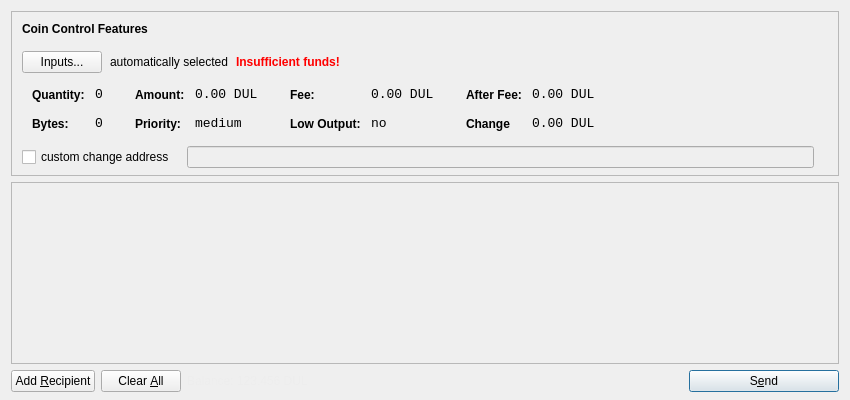
<?xml version="1.0" encoding="UTF-8"?>
<ui version="4.0">
 <class>SendCoinsDialog</class>
 <widget class="QDialog" name="SendCoinsDialog">
  <property name="geometry">
   <rect>
    <x>0</x>
    <y>0</y>
    <width>850</width>
    <height>400</height>
   </rect>
  </property>
  <property name="windowTitle">
   <string>Send Coins</string>
  </property>
  <layout class="QVBoxLayout" name="verticalLayout" stretch="0,1,0">
   <property name="bottomMargin">
    <number>8</number>
   </property>
   <item>
    <widget class="QFrame" name="frameCoinControl">
     <property name="sizePolicy">
      <sizepolicy hsizetype="Expanding" vsizetype="Expanding">
       <horstretch>0</horstretch>
       <verstretch>0</verstretch>
      </sizepolicy>
     </property>
     <property name="maximumSize">
      <size>
       <width>16777215</width>
       <height>16777215</height>
      </size>
     </property>
     <property name="frameShape">
      <enum>QFrame::StyledPanel</enum>
     </property>
     <property name="frameShadow">
      <enum>QFrame::Sunken</enum>
     </property>
     <layout class="QVBoxLayout" name="verticalLayoutCoinControl2">
      <property name="spacing">
       <number>6</number>
      </property>
      <property name="leftMargin">
       <number>0</number>
      </property>
      <property name="topMargin">
       <number>0</number>
      </property>
      <property name="rightMargin">
       <number>0</number>
      </property>
      <property name="bottomMargin">
       <number>6</number>
      </property>
      <item>
       <layout class="QVBoxLayout" name="verticalLayoutCoinControl" stretch="0,0,0,0,1">
        <property name="spacing">
         <number>0</number>
        </property>
        <property name="leftMargin">
         <number>10</number>
        </property>
        <property name="topMargin">
         <number>10</number>
        </property>
        <item>
         <layout class="QHBoxLayout" name="horizontalLayoutCoinControl1">
          <property name="bottomMargin">
           <number>15</number>
          </property>
          <item>
           <widget class="QLabel" name="labelCoinControlFeatures">
            <property name="sizePolicy">
             <sizepolicy hsizetype="Preferred" vsizetype="Maximum">
              <horstretch>0</horstretch>
              <verstretch>0</verstretch>
             </sizepolicy>
            </property>
            <property name="font">
             <font>
              <weight>75</weight>
              <bold>true</bold>
             </font>
            </property>
            <property name="styleSheet">
             <string notr="true">font-weight:bold;</string>
            </property>
            <property name="text">
             <string>Coin Control Features</string>
            </property>
           </widget>
          </item>
         </layout>
        </item>
        <item>
         <layout class="QHBoxLayout" name="horizontalLayoutCoinControl2" stretch="0,0,0,0">
          <property name="spacing">
           <number>8</number>
          </property>
          <property name="bottomMargin">
           <number>10</number>
          </property>
          <item>
           <widget class="QPushButton" name="pushButtonCoinControl">
            <property name="styleSheet">
             <string notr="true"/>
            </property>
            <property name="text">
             <string>Inputs...</string>
            </property>
           </widget>
          </item>
          <item>
           <widget class="QLabel" name="labelCoinControlAutomaticallySelected">
            <property name="text">
             <string>automatically selected</string>
            </property>
            <property name="margin">
             <number>5</number>
            </property>
           </widget>
          </item>
          <item>
           <widget class="QLabel" name="labelCoinControlInsuffFunds">
            <property name="font">
             <font>
              <weight>75</weight>
              <bold>true</bold>
             </font>
            </property>
            <property name="styleSheet">
             <string notr="true">color:red;font-weight:bold;</string>
            </property>
            <property name="text">
             <string>Insufficient funds!</string>
            </property>
            <property name="margin">
             <number>5</number>
            </property>
           </widget>
          </item>
          <item>
           <spacer name="horizontalSpacerCoinControl">
            <property name="orientation">
             <enum>Qt::Horizontal</enum>
            </property>
            <property name="sizeHint" stdset="0">
             <size>
              <width>40</width>
              <height>1</height>
             </size>
            </property>
           </spacer>
          </item>
         </layout>
        </item>
        <item>
         <widget class="QWidget" name="widgetCoinControl" native="true">
          <property name="sizePolicy">
           <sizepolicy hsizetype="Preferred" vsizetype="Preferred">
            <horstretch>0</horstretch>
            <verstretch>0</verstretch>
           </sizepolicy>
          </property>
          <property name="minimumSize">
           <size>
            <width>0</width>
            <height>0</height>
           </size>
          </property>
          <property name="styleSheet">
           <string notr="true"/>
          </property>
          <layout class="QHBoxLayout" name="horizontalLayoutCoinControl5">
           <property name="margin">
            <number>0</number>
           </property>
           <item>
            <layout class="QHBoxLayout" name="horizontalLayoutCoinControl3" stretch="0,0,0,1">
             <property name="spacing">
              <number>20</number>
             </property>
             <property name="topMargin">
              <number>0</number>
             </property>
             <property name="bottomMargin">
              <number>10</number>
             </property>
             <item>
              <layout class="QFormLayout" name="formLayoutCoinControl1">
               <property name="horizontalSpacing">
                <number>10</number>
               </property>
               <property name="verticalSpacing">
                <number>14</number>
               </property>
               <property name="leftMargin">
                <number>10</number>
               </property>
               <property name="topMargin">
                <number>4</number>
               </property>
               <property name="rightMargin">
                <number>6</number>
               </property>
               <item row="0" column="0">
                <widget class="QLabel" name="labelCoinControlQuantityText">
                 <property name="styleSheet">
                  <string notr="true">font-weight:bold;</string>
                 </property>
                 <property name="text">
                  <string>Quantity:</string>
                 </property>
                 <property name="margin">
                  <number>0</number>
                 </property>
                </widget>
               </item>
               <item row="0" column="1">
                <widget class="QLabel" name="labelCoinControlQuantity">
                 <property name="font">
                  <font>
                   <family>Monospace</family>
                   <pointsize>10</pointsize>
                  </font>
                 </property>
                 <property name="cursor">
                  <cursorShape>IBeamCursor</cursorShape>
                 </property>
                 <property name="contextMenuPolicy">
                  <enum>Qt::ActionsContextMenu</enum>
                 </property>
                 <property name="text">
                  <string>0</string>
                 </property>
                 <property name="margin">
                  <number>0</number>
                 </property>
                 <property name="textInteractionFlags">
                  <set>Qt::LinksAccessibleByMouse|Qt::TextSelectableByKeyboard|Qt::TextSelectableByMouse</set>
                 </property>
                </widget>
               </item>
               <item row="1" column="0">
                <widget class="QLabel" name="labelCoinControlBytesText">
                 <property name="styleSheet">
                  <string notr="true">font-weight:bold;</string>
                 </property>
                 <property name="text">
                  <string>Bytes:</string>
                 </property>
                </widget>
               </item>
               <item row="1" column="1">
                <widget class="QLabel" name="labelCoinControlBytes">
                 <property name="font">
                  <font>
                   <family>Monospace</family>
                   <pointsize>10</pointsize>
                  </font>
                 </property>
                 <property name="cursor">
                  <cursorShape>IBeamCursor</cursorShape>
                 </property>
                 <property name="contextMenuPolicy">
                  <enum>Qt::ActionsContextMenu</enum>
                 </property>
                 <property name="text">
                  <string>0</string>
                 </property>
                 <property name="textInteractionFlags">
                  <set>Qt::LinksAccessibleByMouse|Qt::TextSelectableByKeyboard|Qt::TextSelectableByMouse</set>
                 </property>
                </widget>
               </item>
              </layout>
             </item>
             <item>
              <layout class="QFormLayout" name="formLayoutCoinControl2">
               <property name="horizontalSpacing">
                <number>10</number>
               </property>
               <property name="verticalSpacing">
                <number>14</number>
               </property>
               <property name="leftMargin">
                <number>6</number>
               </property>
               <property name="topMargin">
                <number>4</number>
               </property>
               <property name="rightMargin">
                <number>6</number>
               </property>
               <item row="0" column="0">
                <widget class="QLabel" name="labelCoinControlAmountText">
                 <property name="styleSheet">
                  <string notr="true">font-weight:bold;</string>
                 </property>
                 <property name="text">
                  <string>Amount:</string>
                 </property>
                 <property name="margin">
                  <number>0</number>
                 </property>
                </widget>
               </item>
               <item row="0" column="1">
                <widget class="QLabel" name="labelCoinControlAmount">
                 <property name="font">
                  <font>
                   <family>Monospace</family>
                   <pointsize>10</pointsize>
                  </font>
                 </property>
                 <property name="cursor">
                  <cursorShape>IBeamCursor</cursorShape>
                 </property>
                 <property name="contextMenuPolicy">
                  <enum>Qt::ActionsContextMenu</enum>
                 </property>
                 <property name="text">
                  <string>0.00 DUL</string>
                 </property>
                 <property name="textInteractionFlags">
                  <set>Qt::LinksAccessibleByMouse|Qt::TextSelectableByKeyboard|Qt::TextSelectableByMouse</set>
                 </property>
                </widget>
               </item>
               <item row="1" column="0">
                <widget class="QLabel" name="labelCoinControlPriorityText">
                 <property name="styleSheet">
                  <string notr="true">font-weight:bold;</string>
                 </property>
                 <property name="text">
                  <string>Priority:</string>
                 </property>
                </widget>
               </item>
               <item row="1" column="1">
                <widget class="QLabel" name="labelCoinControlPriority">
                 <property name="font">
                  <font>
                   <family>Monospace</family>
                   <pointsize>10</pointsize>
                  </font>
                 </property>
                 <property name="cursor">
                  <cursorShape>IBeamCursor</cursorShape>
                 </property>
                 <property name="contextMenuPolicy">
                  <enum>Qt::ActionsContextMenu</enum>
                 </property>
                 <property name="text">
                  <string>medium</string>
                 </property>
                 <property name="textInteractionFlags">
                  <set>Qt::LinksAccessibleByMouse|Qt::TextSelectableByKeyboard|Qt::TextSelectableByMouse</set>
                 </property>
                </widget>
               </item>
              </layout>
             </item>
             <item>
              <layout class="QFormLayout" name="formLayoutCoinControl3">
               <property name="horizontalSpacing">
                <number>10</number>
               </property>
               <property name="verticalSpacing">
                <number>14</number>
               </property>
               <property name="leftMargin">
                <number>6</number>
               </property>
               <property name="topMargin">
                <number>4</number>
               </property>
               <property name="rightMargin">
                <number>6</number>
               </property>
               <item row="0" column="0">
                <widget class="QLabel" name="labelCoinControlFeeText">
                 <property name="styleSheet">
                  <string notr="true">font-weight:bold;</string>
                 </property>
                 <property name="text">
                  <string>Fee:</string>
                 </property>
                 <property name="margin">
                  <number>0</number>
                 </property>
                </widget>
               </item>
               <item row="0" column="1">
                <widget class="QLabel" name="labelCoinControlFee">
                 <property name="font">
                  <font>
                   <family>Monospace</family>
                   <pointsize>10</pointsize>
                  </font>
                 </property>
                 <property name="cursor">
                  <cursorShape>IBeamCursor</cursorShape>
                 </property>
                 <property name="contextMenuPolicy">
                  <enum>Qt::ActionsContextMenu</enum>
                 </property>
                 <property name="text">
                  <string>0.00 DUL</string>
                 </property>
                 <property name="textInteractionFlags">
                  <set>Qt::LinksAccessibleByMouse|Qt::TextSelectableByKeyboard|Qt::TextSelectableByMouse</set>
                 </property>
                </widget>
               </item>
               <item row="1" column="0">
                <widget class="QLabel" name="labelCoinControlLowOutputText">
                 <property name="styleSheet">
                  <string notr="true">font-weight:bold;</string>
                 </property>
                 <property name="text">
                  <string>Low Output:</string>
                 </property>
                </widget>
               </item>
               <item row="1" column="1">
                <widget class="QLabel" name="labelCoinControlLowOutput">
                 <property name="font">
                  <font>
                   <family>Monospace</family>
                   <pointsize>10</pointsize>
                  </font>
                 </property>
                 <property name="cursor">
                  <cursorShape>IBeamCursor</cursorShape>
                 </property>
                 <property name="contextMenuPolicy">
                  <enum>Qt::ActionsContextMenu</enum>
                 </property>
                 <property name="text">
                  <string>no</string>
                 </property>
                 <property name="textInteractionFlags">
                  <set>Qt::LinksAccessibleByMouse|Qt::TextSelectableByKeyboard|Qt::TextSelectableByMouse</set>
                 </property>
                </widget>
               </item>
              </layout>
             </item>
             <item>
              <layout class="QFormLayout" name="formLayoutCoinControl4">
               <property name="horizontalSpacing">
                <number>10</number>
               </property>
               <property name="verticalSpacing">
                <number>14</number>
               </property>
               <property name="leftMargin">
                <number>6</number>
               </property>
               <property name="topMargin">
                <number>4</number>
               </property>
               <property name="rightMargin">
                <number>6</number>
               </property>
               <item row="0" column="0">
                <widget class="QLabel" name="labelCoinControlAfterFeeText">
                 <property name="styleSheet">
                  <string notr="true">font-weight:bold;</string>
                 </property>
                 <property name="text">
                  <string>After Fee:</string>
                 </property>
                 <property name="margin">
                  <number>0</number>
                 </property>
                </widget>
               </item>
               <item row="0" column="1">
                <widget class="QLabel" name="labelCoinControlAfterFee">
                 <property name="font">
                  <font>
                   <family>Monospace</family>
                   <pointsize>10</pointsize>
                  </font>
                 </property>
                 <property name="cursor">
                  <cursorShape>IBeamCursor</cursorShape>
                 </property>
                 <property name="contextMenuPolicy">
                  <enum>Qt::ActionsContextMenu</enum>
                 </property>
                 <property name="text">
                  <string>0.00 DUL</string>
                 </property>
                 <property name="textInteractionFlags">
                  <set>Qt::LinksAccessibleByMouse|Qt::TextSelectableByKeyboard|Qt::TextSelectableByMouse</set>
                 </property>
                </widget>
               </item>
               <item row="1" column="0">
                <widget class="QLabel" name="labelCoinControlChangeText">
                 <property name="styleSheet">
                  <string notr="true">font-weight:bold;</string>
                 </property>
                 <property name="text">
                  <string>Change</string>
                 </property>
                </widget>
               </item>
               <item row="1" column="1">
                <widget class="QLabel" name="labelCoinControlChange">
                 <property name="font">
                  <font>
                   <family>Monospace</family>
                   <pointsize>10</pointsize>
                  </font>
                 </property>
                 <property name="cursor">
                  <cursorShape>IBeamCursor</cursorShape>
                 </property>
                 <property name="contextMenuPolicy">
                  <enum>Qt::ActionsContextMenu</enum>
                 </property>
                 <property name="text">
                  <string>0.00 DUL</string>
                 </property>
                 <property name="textInteractionFlags">
                  <set>Qt::LinksAccessibleByMouse|Qt::TextSelectableByKeyboard|Qt::TextSelectableByMouse</set>
                 </property>
                </widget>
               </item>
              </layout>
             </item>
            </layout>
           </item>
          </layout>
         </widget>
        </item>
        <item>
         <layout class="QHBoxLayout" name="horizontalLayoutCoinControl4" stretch="0,0,0">
          <property name="spacing">
           <number>12</number>
          </property>
          <property name="sizeConstraint">
           <enum>QLayout::SetDefaultConstraint</enum>
          </property>
          <property name="topMargin">
           <number>5</number>
          </property>
          <property name="rightMargin">
           <number>5</number>
          </property>
          <item>
           <widget class="QCheckBox" name="checkBoxCoinControlChange">
            <property name="text">
             <string>custom change address</string>
            </property>
           </widget>
          </item>
          <item>
           <widget class="QLineEdit" name="lineEditCoinControlChange">
            <property name="enabled">
             <bool>false</bool>
            </property>
            <property name="sizePolicy">
             <sizepolicy hsizetype="Expanding" vsizetype="Fixed">
              <horstretch>0</horstretch>
              <verstretch>0</verstretch>
             </sizepolicy>
            </property>
           </widget>
          </item>
          <item>
           <widget class="QLabel" name="labelCoinControlChangeLabel">
            <property name="sizePolicy">
             <sizepolicy hsizetype="Preferred" vsizetype="Expanding">
              <horstretch>0</horstretch>
              <verstretch>0</verstretch>
             </sizepolicy>
            </property>
            <property name="minimumSize">
             <size>
              <width>0</width>
              <height>0</height>
             </size>
            </property>
            <property name="text">
             <string/>
            </property>
            <property name="margin">
             <number>3</number>
            </property>
           </widget>
          </item>
         </layout>
        </item>
        <item>
         <spacer name="verticalSpacerCoinControl">
          <property name="orientation">
           <enum>Qt::Vertical</enum>
          </property>
          <property name="sizeHint" stdset="0">
           <size>
            <width>800</width>
            <height>1</height>
           </size>
          </property>
         </spacer>
        </item>
       </layout>
      </item>
     </layout>
    </widget>
   </item>
   <item>
    <widget class="QScrollArea" name="scrollArea">
     <property name="widgetResizable">
      <bool>true</bool>
     </property>
     <widget class="QWidget" name="scrollAreaWidgetContents">
      <property name="geometry">
       <rect>
        <x>0</x>
        <y>0</y>
        <width>830</width>
        <height>156</height>
       </rect>
      </property>
      <layout class="QVBoxLayout" name="verticalLayout_2">
       <property name="margin">
        <number>0</number>
       </property>
       <item>
        <layout class="QVBoxLayout" name="entries">
         <property name="spacing">
          <number>6</number>
         </property>
        </layout>
       </item>
       <item>
        <spacer name="verticalSpacer">
         <property name="orientation">
          <enum>Qt::Vertical</enum>
         </property>
         <property name="sizeHint" stdset="0">
          <size>
           <width>20</width>
           <height>40</height>
          </size>
         </property>
        </spacer>
       </item>
      </layout>
     </widget>
    </widget>
   </item>
   <item>
    <layout class="QHBoxLayout" name="horizontalLayout">
     <item>
      <widget class="QPushButton" name="addButton">
       <property name="toolTip">
        <string>Send to multiple recipients at once</string>
       </property>
       <property name="text">
        <string>Add &amp;Recipient</string>
       </property>
       <property name="icon">
        <iconset resource="../bitcoin.qrc">
         <normaloff>:/icons/add</normaloff>:/icons/add</iconset>
       </property>
       <property name="autoDefault">
        <bool>false</bool>
       </property>
      </widget>
     </item>
     <item>
      <widget class="QPushButton" name="clearButton">
       <property name="sizePolicy">
        <sizepolicy hsizetype="Minimum" vsizetype="Fixed">
         <horstretch>0</horstretch>
         <verstretch>0</verstretch>
        </sizepolicy>
       </property>
       <property name="toolTip">
        <string>Remove all transaction fields</string>
       </property>
       <property name="text">
        <string>Clear &amp;All</string>
       </property>
       <property name="icon">
        <iconset resource="../bitcoin.qrc">
         <normaloff>:/icons/remove</normaloff>:/icons/remove</iconset>
       </property>
       <property name="autoRepeatDelay">
        <number>300</number>
       </property>
       <property name="autoDefault">
        <bool>false</bool>
       </property>
      </widget>
     </item>
     <item>
      <layout class="QHBoxLayout" name="horizontalLayout_2">
       <property name="spacing">
        <number>3</number>
       </property>
       <item>
        <widget class="QLabel" name="label">
         <property name="sizePolicy">
          <sizepolicy hsizetype="Preferred" vsizetype="Fixed">
           <horstretch>0</horstretch>
           <verstretch>0</verstretch>
          </sizepolicy>
         </property>
         <property name="styleSheet">
          <string notr="true">#label { color: #ededed; }</string>
         </property>
         <property name="text">
          <string>Balance:</string>
         </property>
        </widget>
       </item>
       <item>
        <widget class="QLabel" name="labelBalance">
         <property name="sizePolicy">
          <sizepolicy hsizetype="Preferred" vsizetype="Fixed">
           <horstretch>0</horstretch>
           <verstretch>0</verstretch>
          </sizepolicy>
         </property>
         <property name="cursor">
          <cursorShape>IBeamCursor</cursorShape>
         </property>
         <property name="styleSheet">
          <string notr="true">#labelBalance { color: #ededed; }</string>
         </property>
         <property name="text">
          <string>123.456 DUL</string>
         </property>
         <property name="textInteractionFlags">
          <set>Qt::LinksAccessibleByMouse|Qt::TextSelectableByKeyboard|Qt::TextSelectableByMouse</set>
         </property>
        </widget>
       </item>
      </layout>
     </item>
     <item>
      <spacer name="horizontalSpacer">
       <property name="orientation">
        <enum>Qt::Horizontal</enum>
       </property>
       <property name="sizeHint" stdset="0">
        <size>
         <width>40</width>
         <height>20</height>
        </size>
       </property>
      </spacer>
     </item>
     <item>
      <widget class="QPushButton" name="sendButton">
       <property name="minimumSize">
        <size>
         <width>150</width>
         <height>0</height>
        </size>
       </property>
       <property name="toolTip">
        <string>Confirm the send action</string>
       </property>
       <property name="text">
        <string>S&amp;end</string>
       </property>
       <property name="icon">
        <iconset resource="../bitcoin.qrc">
         <normaloff>:/icons/send</normaloff>:/icons/send</iconset>
       </property>
       <property name="default">
        <bool>true</bool>
       </property>
      </widget>
     </item>
    </layout>
   </item>
  </layout>
 </widget>
 <resources>
  <include location="../bitcoin.qrc"/>
 </resources>
 <connections/>
</ui>
